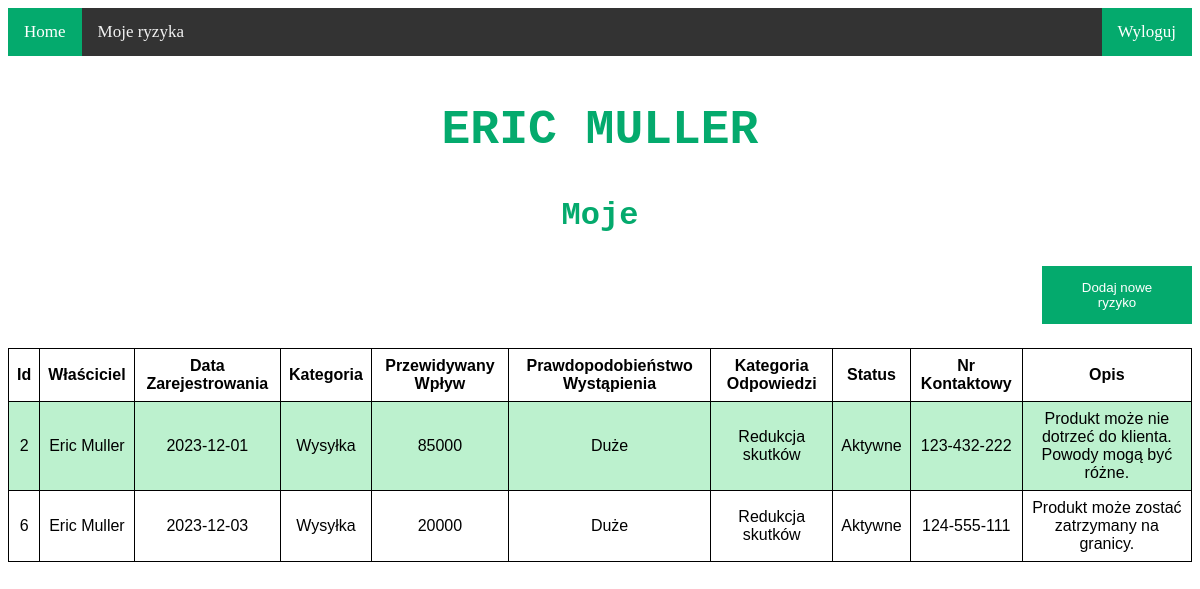
/moje (signed in), run on the app's committed database.
### tables this page shows
CREATE TABLE person (
    id INTEGER PRIMARY KEY AUTOINCREMENT,
    name TEXT NOT NULL,
    login TEXT NOT NULL,
    password TEXT NOT NULL
);

CREATE TABLE risk (
    id INTEGER PRIMARY KEY AUTOINCREMENT,
    owner_id INTEGER references person(id),
    created TIMESTAMP NOT NULL DEFAULT CURRENT_TIMESTAMP,
    category TEXT NOT NULL,
    impact INTEGER NOT NULL,
    proximity TEXT NOT NULL,
    response TEXT NOT NULL,
    status TEXT NOT NULL,
    contact TEXT NOT NULL,
    description TEXT NOT NULL
);

### app.py (the view)
@app.route('/moje')
def my_page():
    user = db.get_user(current_user.id)
    risks = db.get_risks_by_owner(user.name)
    return render_template('mine.html', titles=titles, risks=risks)

### app.py (called while the page is built)
@login_manager.user_loader
def loader_user(idn):
    return db.get_user(idn)

### db.py (called while the page is built)
def get_db_connection():
    conn = sqlite3.connect('database.db')
    conn.row_factory = sqlite3.Row
    return conn

def get_user(idn):
    conn = get_db_connection()
    user = conn.execute('SELECT * FROM PERSON WHERE id=' + str(idn)).fetchall()
    conn.close()
    user_wrap = User(user[0][0], user[0][1], user[0][2], user[0][3])
    return user_wrap

def get_risks_by_owner(name):
    conn = get_db_connection()
    risks = conn.execute(
        'SELECT risk.id, name, date(created), category, impact, proximity, response, status, contact, description '
        'FROM risk, person WHERE risk.owner_id = person.id AND name = "%s"' % name).fetchall()
    conn.close()
    return risks

### templates/mine.html (shortened to what this page needs)
{% extends "topnav.html" %}
{% block content %}
    {% if current_user.is_authenticated %}
        <h2>{{ current_user.name }}</h2>
        <h3>Moje</h3>
        <button class="add_risk" onclick="window.location.href='nowe';">
            Dodaj nowe ryzyko
        </button>
        <div class="scrollable">
            <table>
                <tr>
                    {% for title in titles %}
                        <th>{{ title }}</th>
                    {% endfor %}
                </tr>
                {% for risk in risks %}
                    <tr>
                        {% for content in risk %}
                            <td onclick="window.location='{{ risk[0] }}'">{{ content }}</td>
                        {% endfor %}
                    </tr>
                {% endfor %}
            </table>
        </div>
    {% else %}
        <h1>Nie jesteś zalogowany/a</h1>
    {% endif %}
{% endblock %}

### static/style.css (style rules this page uses)
.scrollable { width: 100%; overflow-x: auto; }
table { margin-left: auto; margin-right: auto; font-family: arial, sans-serif; border-collapse: collapse; width: 100%; }
td, th { border: 1px solid #000000; text-align: center; padding: 8px; overflow: hidden; text-overflow: ellipsis; }
tr:nth-child(even) { background-color: #bcf1ce; }
h2 { text-align: center; text-transform: uppercase; color: #04AA6D; font-family: "Monaco", "Lucida Console", monospace; font-size: xxx-large; }
h3 { text-align: center; color: #04AA6D; font-family: "Monaco", "Lucida Console", monospace; font-size: xx-large; }
button { background-color: #04AA6D; color: white; padding: 14px 20px; margin-left: auto; margin-right: auto; border: none; cursor: pointer; width: 40%; }
.add_risk { float: right; border: none; cursor: pointer; margin-bottom: 2%; width: 150px; }

### data on the page
person: name "ERIC MULLER", name "Eric Muller"
risk: risk "2" "2023-12-01", category "Wysyłka", impact "85000", proximity "Duże", response "Redukcja skutków", status "Aktywne", contact "123-432-222", description "Produkt może nie dotrzeć do klienta. Powody mogą być różne."
risk: risk "6" "2023-12-03", category "Wysyłka", impact "20000", proximity "Duże", response "Redukcja skutków", status "Aktywne", contact "124-555-111", description "Produkt może zostać zatrzymany na granicy."

### other printed values
{{ title }} "Id" "Właściciel" "Data Zarejestrowania" "Kategoria" "Przewidywany Wpływ" "Prawdopodobieństwo Wystąpienia" "Kategoria Odpowiedzi" "Status" "Nr Kontaktowy" "Opis"
